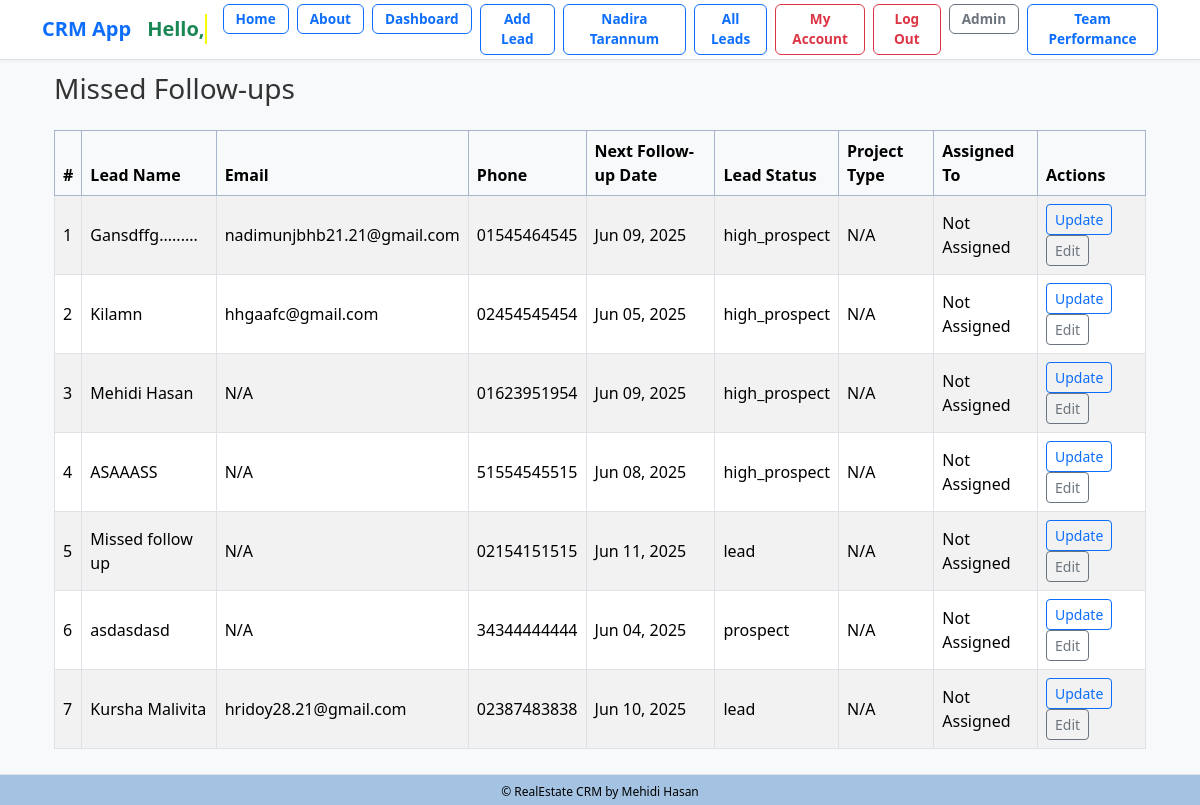
/missed-followups/ (signed in), run on the app's committed database.
### lead/models.py (models this page shows, shortened)
class Lead(models.Model):
    LEAD_STAGE_CHOICES = (
        ('lead', 'Lead'),
        ('prospect', 'Prospect'),
        ('high_prospect', 'High Prospect'),
        ('sold_onboard', 'Sold/On-board'),
        ('hold', 'Hold'),
        ('lost', 'Lost'),
        ('junk', 'Junk'),
    )
    PROFESSION_CHOICES = (
        ('doctor', 'Doctor'),
        ('artist', 'Artist'),
        ('engineer', 'Engineer'),
        ('teacher', 'Teacher'),
        ('student', 'Student'),
        ('other', 'Other'),
    )
    PROJECT_CHOICES = (
        ('grand', 'Grand'),
        ('majestic', 'Majestic'),
        ('skyvilla', 'Skyvilla'),
        ('maxus', 'Maxus'),
        ('other', 'Other'),
    )
    PROPERTY_STATUS_CHOICES = (
        ('ready', 'Ready'),
        ('initial', 'Initial'),
        ('going', 'Going'),
    )
    PREFERRED_LOCATION_CHOICES = (
        ('banani', 'Banani'),
        ('gulshan', 'Gulshan'),
        ('badda', 'Badda'),
        ('dhanmondi', 'Dhanmondi'),
        ('other', 'Other'),
    )
    COMPANY_CHOICES = (
        ('rupayanhousing', 'Rupayan Housing'),
        ('rupayancityuttara', 'Rupayan City Uttara'),
        ('other', 'Other'),
    )
    INTERESTED_PROJECT_BUILDING_CHOICES = (
        ('grand-building-12', 'Grand Building 12'),
        ('majestic-building-5', 'Majestic Building 5'),
        ('skyvilla-building-3', 'Skyvilla Building 3'),
        ('maxus-building-8', 'Maxus Building 8'),
        ('other', 'Other'),
    )
    UNIT_SIZE_CHOICES = (
        ('2000-2500', '2000-2500 sqft'),
        ('200-300', '200-300 sqft'),
        ('300-400', '300-400 sqft'),
        ('2500-3000', '2500-3000 sqft'),
        ('3000-3500', '3000-3500 sqft'),
        ('3500-4000', '3500-4000 sqft'),
        ('4000+', '4000+ sqft'),
        ('other', 'Other'),
    )
    PREFERENCE_FLOOR = (
        ('1st', '1st Floor'),
        ('2nd', '2nd Floor'),
        ('3rd', '3rd Floor'),
        ('4th', '4th Floor'),
        ('5th', '5th Floor'),
        ('6th', '6th Floor'),
        ('7th', '7th Floor'),
        ('8th', '8th Floor'),
        ('9th', '9th Floor'),
        ('10th', '10th Floor'),
        ('11th', '11th Floor'),
        ('12th', '12th Floor'),
        ('13th', '13th Floor'),
        ('14th', '14th Floor'),
        ('15th', '15th Floor'),
    )
    FACING_CHOICES = (
        ('east', 'East'),
        ('west', 'West'),
        ('north', 'North'),
        ('south', 'South'),
        ('north-east', 'North-East'),
        ('north-west', 'North-West'),
        ('south-east', 'South-East'),
        ('south-west', 'South-West'),
        ('other', 'Other'),
    )
    VIEW_CHOICES = (
        ('road', 'Road'),
        ('park', 'Park'),
        ('lake', 'Lake'),
        ('city', 'City'),
        ('other', 'Other'),
    )
    BUDGET_CHOICES = (
        ('less-than-50-lakh', 'Less than 50 Lakh'),
        ('less-than-1-crore', 'Less than 1 Crore'),
        ('1-crore-to-2-crore', '1 Crore to 2 Crore'),
        ('2-crore-to-3-crore', '2 Crore to 3 Crore'),
        ('3-crore-to-4-crore', '3 Crore to 4 Crore'),
        ('4-crore-to-5-crore', '4 Crore to 5 Crore'),
        ('more-than-5-crore', 'More than 5 Crore'),
        ('other', 'Other'),
    )
    LEAD_SOURCE_CHOICES = (
        ('sgl', 'SGL'),
        ('walkin', 'Walk-in'),
        ('other', 'Other'),
    )
    SUB_SOURCE_CHOICES = (
        ('ownsource', 'Own Source'),
        ('referral', 'Referral'),
        ('doorto-door', 'Door to Door'),
        ('social-media', 'Social Media'),
        ('online-advertisement', 'Online Advertisement'),
        ('other', 'Other'),
    )
    TEAM_LEADER_CHOICES = (
        ('iktadul', 'Iktadul'),
        ('salman', 'Salman'),
        ('other', 'Other'),
    )
    FOLLOWUP_STATUS_CHOICES = (
        ('call', 'Call'),
        ('email', 'Email'),
        ('int Meeting', 'Int Meeting'),
        ('Ext Meeting', 'Ext Meeting'),
        ('project visit', 'Project Visit'),
        ('sold', 'Sold'),
        ('onboard', 'On-board'),
        ('junk', 'Junk'),
    )
    name = models.CharField("Name", max_length=50)
    team = models.ForeignKey(Team, on_delete=models.CASCADE, null=True, blank=True)
    phone = models.CharField(
    "Phone",
        max_length=11,
        unique=True,
        validators=[
            RegexValidator(
                regex=r'^\d{11}$',
                message='Phone number must contain only numbers.',
                code='invalid_phone'
            )
        ]
    )
    present_address = models.CharField("Present Address", max_length=20, choices=PREFERRED_LOCATION_CHOICES, blank=True, null=True)
    primaryemail = models.EmailField("Primary Email", max_length=254, blank=True, null=True)
    secondaryemail = models.EmailField("Secondary Email", blank=True, null=True)
    profession = models.CharField("Profession", max_length=20, choices=PROFESSION_CHOICES, blank=True, null=True)
    resident = models.CharField("Resident", max_length=100, blank=True, null=True)
    notes = models.TextField("Notes", blank=True, null=True)
    projecttype = models.CharField("Project Type", max_length=20, choices=PROJECT_CHOICES, blank=True, null=True)
    projectstatus = models.CharField("Project Status", max_length=20, choices=PROPERTY_STATUS_CHOICES, default='ready', blank=True, null=True)
    preferred_location = models.CharField("Preferred Location", max_length=20, choices=PREFERRED_LOCATION_CHOICES, blank=True, null=True)
    company = models.CharField("Company", max_length=20, choices=COMPANY_CHOICES, default="rupayancityuttara", null=True)
    interested_project_building = models.CharField("Interested Project Building", max_length=30, choices=INTERESTED_PROJECT_BUILDING_CHOICES, blank=True, null=True)
    unit_size = models.CharField("Unit Size", max_length=20, choices=UNIT_SIZE_CHOICES, blank=True, null=True)
    preference_floor = models.CharField("Preference Floor", max_length=20, choices=PREFERENCE_FLOOR, blank=True, null=True)
    facing = models.CharField("Facing", max_length=20, choices=FACING_CHOICES, blank=True, null=True)
    view = models.CharField("View", max_length=20, choices=VIEW_CHOICES, blank=True, null=True)
    budget = models.CharField("Budget", max_length=20, choices=BUDGET_CHOICES, blank=True, null=True)
    leadsource = models.CharField("Lead Source", max_length=20, choices=LEAD_SOURCE_CHOICES, default='sgl', blank=True, null=True)
    subsource = models.CharField("Sub Source", max_length=20, choices=SUB_SOURCE_CHOICES, default='ownsource',blank=True, null=True)
    teamleader = models.CharField("Team Leader", max_length=20, choices=TEAM_LEADER_CHOICES, default='iktadul',blank=True, null=True)
    description = models.TextField("Description", blank=True, null=True)
    converted_to_client = models.BooleanField("Converted to Client", default=False)
    created_at = models.DateTimeField("Created At", auto_now_add=True)
    modified_at = models.DateTimeField("Modified At", auto_now=True)
    followup_by = models.CharField("Follow Up By", max_length=50, choices=FOLLOWUP_STATUS_CHOICES, blank=True, null=True)
    lead_status = models.CharField("Lead Status", max_length=20, choices=LEAD_STAGE_CHOICES, default="lead", null=True)
    next_followup_by = models.CharField(max_length=20, choices=FOLLOWUP_STATUS_CHOICES, blank=True, null=True)
    next_followup_date = models.DateField("Next Follow Up Date", blank=True, null=True)
    modified_at = models.DateTimeField(auto_now=True)
    created_by = models.ForeignKey(User, related_name='leads', on_delete=models.CASCADE)
    transfer_to = models.ForeignKey(User, related_name='transferred_leads', on_delete=models.SET_NULL, null=True, blank=True)
    unique_id = models.CharField(max_length=255, unique=True, blank=True, null=True)

### dashboard/views.py (the view)
# urls.py: path('missed-followups/', views.missed_followups, name='missed_followups'),
@login_required
def missed_followups(request):
    today = now().date()
    if request.user.is_superuser:
        missed_leads = Lead.objects.filter(next_followup_date__lt=today)
    else:
        missed_leads = Lead.objects.filter(next_followup_date__lt=today, created_by=request.user)
    missed_followup_count = get_missed_followup_count(request.user)
    context = {
        'page_title': 'Missed Follow-ups',
        'leads_data': missed_leads,
        'missed_followup_count': missed_followup_count,
        'today': today,
    }
    return render(request, 'dashboard/missed_followups.html', context)

### lead/utils.py (called while the page is built)
def get_missed_followup_count(user):
    today = now().date()
    if user is None:
        return 0
    if user.is_superuser:
        return Lead.objects.filter(next_followup_date__lt=today).count()
    else:
        return Lead.objects.filter(next_followup_date__lt=today, created_by=user).count()

### dashboard/templates/dashboard/missed_followups.html
{% extends "crm/base.html" %}
{% block content %}
<div class="container mt-4">
  <h3 class="mb-4">{{ page_title }}</h3>
  {% if leads_data %}
    <div class="table-responsive">
      <table class="table table-striped table-bordered align-middle">
        <thead class="table-primary text-white">
          <tr>
            <th>#</th>
            <th>Lead Name</th>
            <th>Email</th>
            <th>Phone</th>
            <th>Next Follow-up Date</th>
            <th>Lead Status</th>
            <th>Project Type</th>
            <th>Assigned To</th>
            <th>Actions</th>
          </tr>
        </thead>
        <tbody>
          {% for lead in leads_data %}
          <tr>
            <td>{{ forloop.counter }}</td>
            <td>{{ lead.name }}</td>
            <td>{{ lead.primaryemail|default:"N/A" }}</td>
            <td>{{ lead.phone|default:"N/A" }}</td>
            <td>{{ lead.next_followup_date|date:"M d, Y" }}</td>
            <td>{{ lead.lead_status|default:"N/A" }}</td>
            <td>{{ lead.project_type|default:"N/A" }}</td>
            <td>
              {% if lead.assigned_to %}
                {{ lead.assigned_to.get_full_name|default:lead.assigned_to.username }}
              {% else %}
                Not Assigned
              {% endif %}
            </td>
            <td>
              <a href="{% url 'lead:lead_change_history' lead.id %}" class="btn btn-outline-primary btn-sm">Update</a>
              <a href="{% url 'edit_leads' lead.id %}?redirect_to=missed_followups" class="btn btn-outline-secondary btn-sm">Edit</a>
            </td>
          </tr>
          {% endfor %}
        </tbody>
      </table>
    </div>
  {% else %}
    <div class="alert alert-info">No missed follow-ups found.</div>
  {% endif %}
</div>
{% endblock %}

### static/css/styles.css (style rules this page uses)
body { font-family: "Segoe UI", Roboto, sans-serif; background-color: #f8f9fa; }
.container h1, .container h3 { color: #333; }
.table thead th { position: sticky; top: 0; background-color: #f8f9fa; z-index: 10; }

### crm/templates/crm/base.html (style rules this page uses)
body { padding-bottom: 40px; }

### data on the page
Lead: name "Gansdffg.........", primaryemail "nadimunjbhb21.21@gmail.com", phone "01545464545", next_followup_date "Jun 09, 2025", lead_status "high_prospect", project_type "N/A"
Lead: name "Kilamn", primaryemail "hhgaafc@gmail.com", phone "02454545454", next_followup_date "Jun 05, 2025", lead_status "high_prospect", project_type "N/A"
Lead: name "Mehidi Hasan", primaryemail "N/A", phone "01623951954", next_followup_date "Jun 09, 2025", lead_status "high_prospect", project_type "N/A"
Lead: name "ASAAASS", primaryemail "N/A", phone "51554545515", next_followup_date "Jun 08, 2025", lead_status "high_prospect", project_type "N/A"
Lead: name "Missed follow up", primaryemail "N/A", phone "02154151515", next_followup_date "Jun 11, 2025", lead_status "lead", project_type "N/A"
Lead: name "asdasdasd", primaryemail "N/A", phone "34344444444", next_followup_date "Jun 04, 2025", lead_status "prospect", project_type "N/A"
Lead: name "Kursha Malivita", primaryemail "hridoy28.21@gmail.com", phone "02387483838", next_followup_date "Jun 10, 2025", lead_status "lead", project_type "N/A"

### other printed values
{{ page_title }} "Missed Follow-ups"
